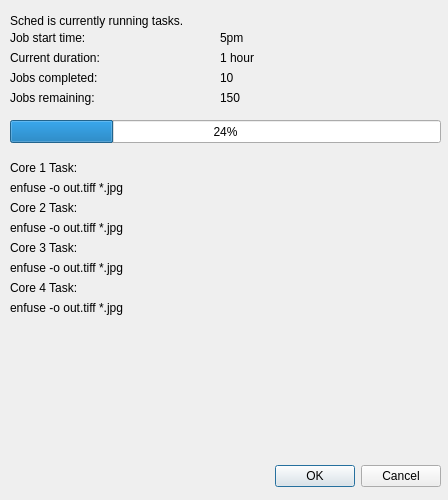
<?xml version="1.0" encoding="UTF-8"?>
<ui version="4.0">
 <class>Dialog</class>
 <widget class="QDialog" name="Dialog">
  <property name="geometry">
   <rect>
    <x>0</x>
    <y>0</y>
    <width>448</width>
    <height>500</height>
   </rect>
  </property>
  <property name="windowTitle">
   <string>Processing</string>
  </property>
  <widget class="QDialogButtonBox" name="buttonBox">
   <property name="geometry">
    <rect>
     <x>100</x>
     <y>460</y>
     <width>341</width>
     <height>32</height>
    </rect>
   </property>
   <property name="orientation">
    <enum>Qt::Horizontal</enum>
   </property>
   <property name="standardButtons">
    <set>QDialogButtonBox::Cancel|QDialogButtonBox::Ok</set>
   </property>
  </widget>
  <widget class="QLabel" name="label">
   <property name="geometry">
    <rect>
     <x>10</x>
     <y>10</y>
     <width>381</width>
     <height>21</height>
    </rect>
   </property>
   <property name="text">
    <string>Sched is currently running tasks.</string>
   </property>
  </widget>
  <widget class="QLabel" name="label_2">
   <property name="geometry">
    <rect>
     <x>10</x>
     <y>30</y>
     <width>101</width>
     <height>16</height>
    </rect>
   </property>
   <property name="text">
    <string>Job start time:</string>
   </property>
  </widget>
  <widget class="QLabel" name="label_3">
   <property name="geometry">
    <rect>
     <x>220</x>
     <y>30</y>
     <width>52</width>
     <height>15</height>
    </rect>
   </property>
   <property name="text">
    <string>5pm</string>
   </property>
  </widget>
  <widget class="QLabel" name="label_4">
   <property name="geometry">
    <rect>
     <x>10</x>
     <y>50</y>
     <width>101</width>
     <height>16</height>
    </rect>
   </property>
   <property name="text">
    <string>Current duration:</string>
   </property>
  </widget>
  <widget class="QLabel" name="label_5">
   <property name="geometry">
    <rect>
     <x>220</x>
     <y>50</y>
     <width>52</width>
     <height>15</height>
    </rect>
   </property>
   <property name="text">
    <string>1 hour</string>
   </property>
  </widget>
  <widget class="QLabel" name="label_6">
   <property name="geometry">
    <rect>
     <x>10</x>
     <y>70</y>
     <width>101</width>
     <height>16</height>
    </rect>
   </property>
   <property name="text">
    <string>Jobs completed:</string>
   </property>
  </widget>
  <widget class="QLabel" name="label_7">
   <property name="geometry">
    <rect>
     <x>220</x>
     <y>70</y>
     <width>52</width>
     <height>15</height>
    </rect>
   </property>
   <property name="text">
    <string>10</string>
   </property>
  </widget>
  <widget class="QLabel" name="label_8">
   <property name="geometry">
    <rect>
     <x>10</x>
     <y>90</y>
     <width>91</width>
     <height>16</height>
    </rect>
   </property>
   <property name="text">
    <string>Jobs remaining:</string>
   </property>
  </widget>
  <widget class="QLabel" name="label_9">
   <property name="geometry">
    <rect>
     <x>220</x>
     <y>90</y>
     <width>52</width>
     <height>15</height>
    </rect>
   </property>
   <property name="text">
    <string>150</string>
   </property>
  </widget>
  <widget class="QProgressBar" name="progressBar">
   <property name="geometry">
    <rect>
     <x>10</x>
     <y>120</y>
     <width>431</width>
     <height>23</height>
    </rect>
   </property>
   <property name="value">
    <number>24</number>
   </property>
  </widget>
  <widget class="QLabel" name="label_10">
   <property name="geometry">
    <rect>
     <x>10</x>
     <y>160</y>
     <width>71</width>
     <height>16</height>
    </rect>
   </property>
   <property name="text">
    <string>Core 1 Task:</string>
   </property>
  </widget>
  <widget class="QLabel" name="label_11">
   <property name="geometry">
    <rect>
     <x>10</x>
     <y>180</y>
     <width>431</width>
     <height>16</height>
    </rect>
   </property>
   <property name="text">
    <string>enfuse -o out.tiff *.jpg</string>
   </property>
  </widget>
  <widget class="QLabel" name="label_12">
   <property name="geometry">
    <rect>
     <x>10</x>
     <y>220</y>
     <width>431</width>
     <height>16</height>
    </rect>
   </property>
   <property name="text">
    <string>enfuse -o out.tiff *.jpg</string>
   </property>
  </widget>
  <widget class="QLabel" name="label_13">
   <property name="geometry">
    <rect>
     <x>10</x>
     <y>300</y>
     <width>431</width>
     <height>16</height>
    </rect>
   </property>
   <property name="text">
    <string>enfuse -o out.tiff *.jpg</string>
   </property>
  </widget>
  <widget class="QLabel" name="label_14">
   <property name="geometry">
    <rect>
     <x>10</x>
     <y>260</y>
     <width>431</width>
     <height>16</height>
    </rect>
   </property>
   <property name="text">
    <string>enfuse -o out.tiff *.jpg</string>
   </property>
  </widget>
  <widget class="QLabel" name="label_15">
   <property name="geometry">
    <rect>
     <x>10</x>
     <y>200</y>
     <width>71</width>
     <height>16</height>
    </rect>
   </property>
   <property name="text">
    <string>Core 2 Task:</string>
   </property>
  </widget>
  <widget class="QLabel" name="label_16">
   <property name="geometry">
    <rect>
     <x>10</x>
     <y>280</y>
     <width>71</width>
     <height>16</height>
    </rect>
   </property>
   <property name="text">
    <string>Core 4 Task:</string>
   </property>
  </widget>
  <widget class="QLabel" name="label_17">
   <property name="geometry">
    <rect>
     <x>10</x>
     <y>240</y>
     <width>71</width>
     <height>16</height>
    </rect>
   </property>
   <property name="text">
    <string>Core 3 Task:</string>
   </property>
  </widget>
 </widget>
 <resources/>
 <connections>
  <connection>
   <sender>buttonBox</sender>
   <signal>accepted()</signal>
   <receiver>Dialog</receiver>
   <slot>accept()</slot>
   <hints>
    <hint type="sourcelabel">
     <x>248</x>
     <y>254</y>
    </hint>
    <hint type="destinationlabel">
     <x>157</x>
     <y>274</y>
    </hint>
   </hints>
  </connection>
  <connection>
   <sender>buttonBox</sender>
   <signal>rejected()</signal>
   <receiver>Dialog</receiver>
   <slot>reject()</slot>
   <hints>
    <hint type="sourcelabel">
     <x>316</x>
     <y>260</y>
    </hint>
    <hint type="destinationlabel">
     <x>286</x>
     <y>274</y>
    </hint>
   </hints>
  </connection>
 </connections>
</ui>
